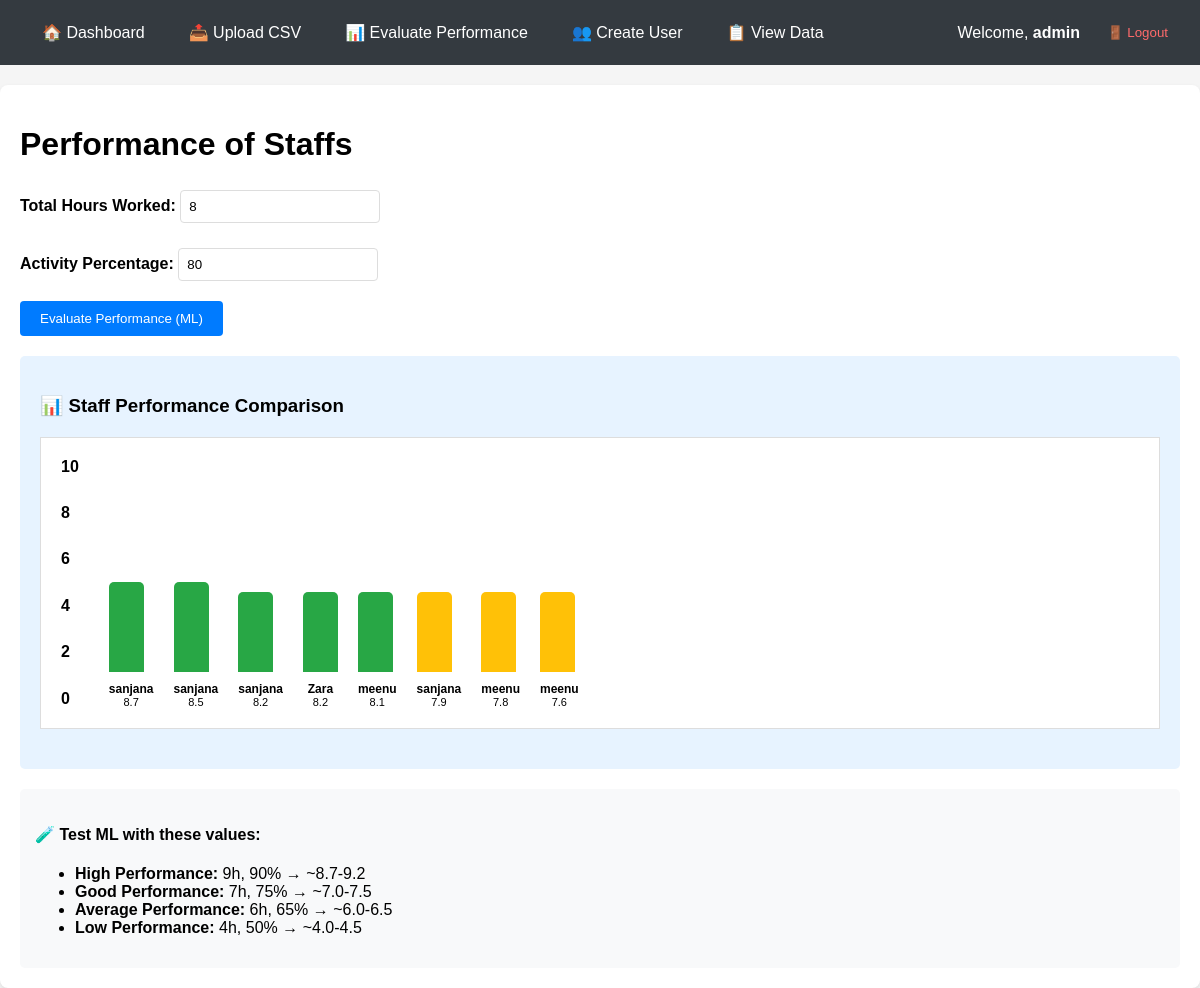
Page /evaluate-performance/ (signed in) on the committed database.
### staff_app/models.py (models this page shows, shortened)
class PerformanceData(models.Model):
    employee = models.ForeignKey(Employee, on_delete=models.CASCADE)
    project_id = models.CharField(max_length=50)
    date = models.DateField()
    time_spent = models.IntegerField()  # in minutes
    activity_level = models.FloatField()  # 0.0 to 1.0
    performance_score = models.FloatField(null=True, blank=True)

class Employee(models.Model):
    emp_id = models.CharField(max_length=50, primary_key=True)
    name = models.CharField(max_length=100)
    department = models.CharField(max_length=100)
    position = models.CharField(max_length=100)

### staff_app/views.py (the view, shortened to what this page needs)
# urls.py: path('evaluate-performance/', views.evaluate_performance, name='evaluate_performance'),
@login_required
def evaluate_performance(request):
    predictor = PerformancePredictor()
    performance_data = PerformanceData.objects.all().order_by('-performance_score')[:8]
    return render(request, 'staff_app/evaluate_performance.html', {
        'performance_data': performance_data
    })

### staff_app/templates/staff_app/evaluate_performance.html (shortened to what this page needs)
{% extends 'staff_app/base.html' %}
{% block content %}
<h1>Performance of Staffs</h1>
<form method="post">
    <div style="margin: 15px 0;">
        <label><strong>Total Hours Worked:</strong></label>
        <input type="number" name="total_hours" step="0.1" min="0" max="24" value="8" required
               style="padding: 8px; border: 1px solid #ddd; border-radius: 4px; width: 200px;">
    </div>
    <div style="margin: 15px 0;">
        <label><strong>Activity Percentage:</strong></label>
        <input type="number" name="activity_percentage" step="0.1" min="0" max="100" value="80" required
               style="padding: 8px; border: 1px solid #ddd; border-radius: 4px; width: 200px;">
    </div>
    <button type="submit" style="padding: 10px 20px; background: #007bff; color: white; border: none; border-radius: 4px; cursor: pointer;">
        Evaluate Performance (ML)
    </button>
</form>
{% if performance_data %}
<div style="background: #e7f3ff; padding: 20px; margin-top: 20px; border-radius: 5px;">
    <h3>📊 Staff Performance Comparison</h3>
    <div style="display: flex; align-items: end; height: 250px; gap: 20px; margin: 20px 0; padding: 20px; background: white; border: 1px solid #ddd;">
        <div style="display: flex; flex-direction: column; justify-content: space-between; height: 100%; margin-right: 10px; font-weight: bold;">
            <span>10</span>
            <span>8</span>
            <span>6</span>
            <span>4</span>
            <span>2</span>
            <span>0</span>
        </div>
        {% for data in performance_data %}
        <div style="text-align: center;">
            <div style="background:
                {% if data.performance_score >= 8 %}#28a745
                {% elif data.performance_score >= 6 %}#ffc107
                {% else %}#dc3545{% endif %};
                width: 35px;
                height: {% if data.performance_score %}{{ data.performance_score|floatformat:0 }}0px{% else %}50px{% endif %};
                border-radius: 5px 5px 0 0;">
            </div>
            <div style="margin-top: 10px; font-size: 12px; font-weight: bold;">
                {{ data.employee.name|default:"User" }}
            </div>
            <div style="font-size: 11px;">
                {% if data.performance_score %}
                    {{ data.performance_score|floatformat:1 }}
                {% else %}
                    N/A
                {% endif %}
            </div>
        </div>
        {% endfor %}
    </div>
</div>
{% endif %}
<div style="background: #f8f9fa; padding: 15px; margin-top: 20px; border-radius: 5px;">
    <h4>🧪 Test ML with these values:</h4>
    <ul>
        <li><strong>High Performance:</strong> 9h, 90% → ~8.7-9.2</li>
        <li><strong>Good Performance:</strong> 7h, 75% → ~7.0-7.5</li>
        <li><strong>Average Performance:</strong> 6h, 65% → ~6.0-6.5</li>
        <li><strong>Low Performance:</strong> 4h, 50% → ~4.0-4.5</li>
    </ul>
</div>
{% endblock %}

### staff_app/templates/staff_app/base.html (shortened to what this page needs)
<!DOCTYPE html>
<html>
<head>
</head>
<body>
    <div class="navbar">
        <div class="nav-links">
            <a href="{% url 'dashboard' %}">🏠 Dashboard</a>
            <a href="{% url 'upload_csv' %}">📤 Upload CSV</a>
            <a href="{% url 'evaluate_performance' %}">📊 Evaluate Performance</a>
            {% if user.is_staff %}
            <a href="{% url 'create_user' %}">👥 Create User</a>
            {% endif %}
            <a href="{% url 'view_data' %}">📋 View Data</a>
        </div>
        <div class="user-info">
            <span>Welcome, <strong>{{ user.username }}</strong></span>
            <form action="{% url 'logout' %}" method="post" class="logout-form">
                <button type="submit" class="logout-btn">🚪 Logout</button>
            </form>
        </div>
    </div>
    <div class="container">
        {% block content %}
        {% endblock %}
    </div>
</body>
</html>

### staff_app/templates/staff_app/base.html (style rules this page uses)
body { font-family: Arial, sans-serif; margin: 0; padding: 0; background: #f5f5f5; }
.navbar { background: #343a40; padding: 15px 20px; margin-bottom: 20px; display: flex; justify-content: space-between; align-items: center; }
.nav-links { display: flex; }
.navbar a { color: white; text-decoration: none; margin: 0 10px; padding: 8px 12px; border-radius: 4px; }
.user-info { color: white; display: flex; align-items: center; gap: 15px; }
.logout-form { display: inline; }
.logout-btn { background: none; border: none; color: #ff6b6b; cursor: pointer; padding: 8px 12px; border-radius: 4px; }
.container { max-width: 1200px; margin: 0 auto; padding: 20px; background: white; border-radius: 8px; box-shadow: 0 2px 4px rgba(0,0,0,0.1); }
input, select { padding: 10px; margin: 5px 0; border: 1px solid #ddd; border-radius: 4px; width: 100%; box-sizing: border-box; }
button { padding: 12px 24px; background: #007bff; color: white; border: none; border-radius: 4px; cursor: pointer; }

### rows in the picture
PerformanceData: employee.name "sanjana", performance_score "8.7"
PerformanceData: employee.name "sanjana", performance_score "8.5"
PerformanceData: employee.name "sanjana", performance_score "8.2"
PerformanceData: employee.name "Zara", performance_score "8.2"
PerformanceData: employee.name "meenu", performance_score "8.1"
PerformanceData: employee.name "sanjana", performance_score "7.9"
PerformanceData: employee.name "meenu", performance_score "7.8"
PerformanceData: employee.name "meenu", performance_score "7.6"

### other values in the picture
{{ user.username }} "admin"
